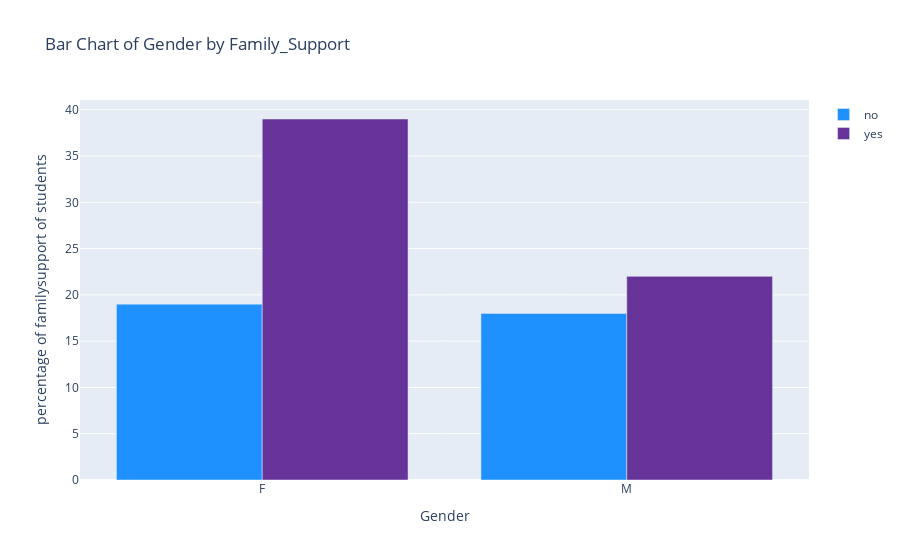

The notebook cell saved with this chart:
### Markdown cell above
<div 
style="
/* color:white;
background-color:#141414; */
color:black;
background-color:#d9d9d9;
border-radius:10px;
padding:1%;
font-size:1em;
border: 1px solid #3f37c9;
"> 
🔎 <b>We can see that:</b>
<ul>
    <li>Most Female students study for 2 hours per week.</li>
    <li>Most Male Students study for 1 hour per week.</li>
</ul></div>

### Code cell
gender_col = df_coloumns[1]  # Gender column
familysupport_col = df_coloumns[16]  # family support column

# Group by Gender and familysupport, and count the percentage of occurrences
familysupport_counts = df.groupby([gender_col, familysupport_col]).size().fillna(0).unstack()
familysupport_counts = (familysupport_counts*100)//df.shape[0]

# Create the figure
fig = go.Figure()

# Add bars for each familysupport as separate traces, creating a stacked effect
for familysupport in familysupport_counts.columns:
    fig.add_trace(
        go.Bar(
            x=familysupport_counts.index,
            y=familysupport_counts[familysupport],
            name=str(familysupport),
            marker_color="rebeccapurple" if familysupport == "yes" else "dodgerblue"  # Different colors for each familysupport
        )
    )

# Update layout with stacked option
fig.update_layout(
    title_text=f'Bar Chart of {gender_col} by {familysupport_col}',
    xaxis_title='Gender',
    yaxis_title='percentage of familysupport of students',
)

fig.show()

### Figure 1 — Plotly figure (JSON) as saved in the notebook; plotly's stock layout.template omitted (floating-point values rounded to 4 significant figures)
{"data": [{"marker": {"color": "dodgerblue"}, "name": "no", "type": "bar", "x": ["F", "M"], "y": [19, 18]}, {"marker": {"color": "rebeccapurple"}, "name": "yes", "type": "bar", "x": ["F", "M"], "y": [39, 22]}], "layout": {"title": {"text": "Bar Chart of Gender by Family_Support"}, "xaxis": {"title": {"text": "Gender"}}, "yaxis": {"title": {"text": "percentage of familysupport of students"}}}}
